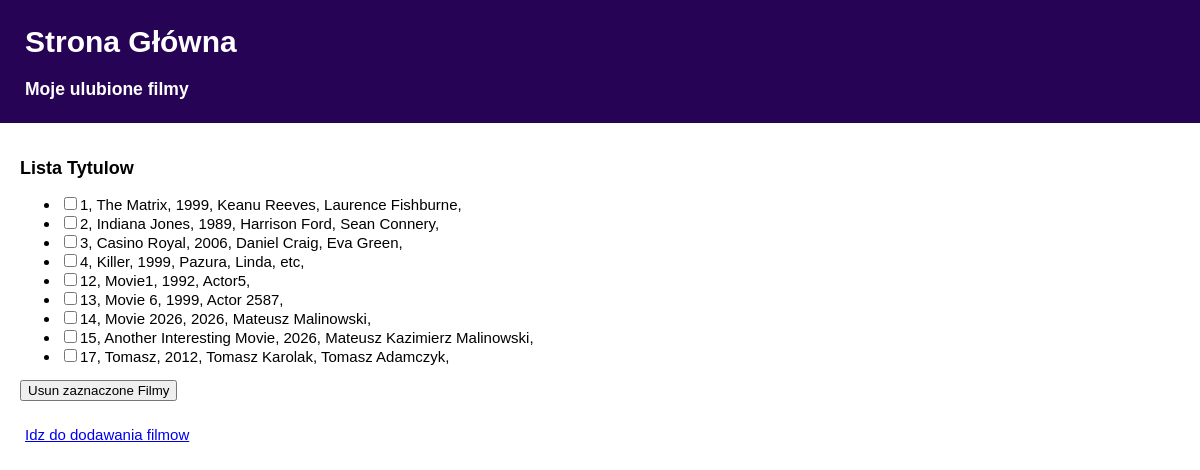
Before: / with the older database file.
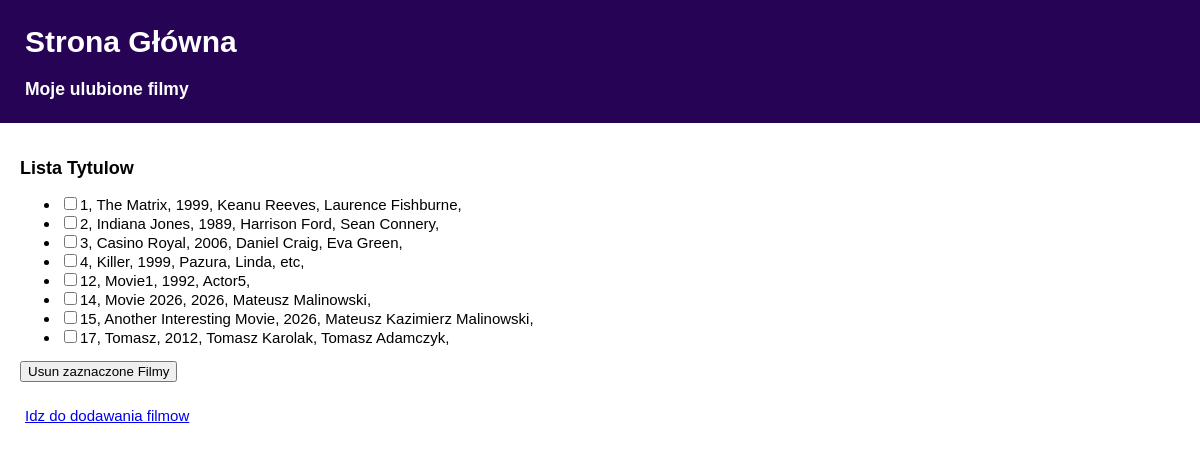
After: the same page with the newer database file.
### tables this page shows
CREATE TABLE "movies" (ID INTEGER PRIMARY KEY, title TEXT, year INTEGER, actors TEXT);

### src/flask_project.py (the view)
@app.route("/", methods=['GET'])
def home():
    if request.method == 'GET':
        db = sqlite3.connect('movies.db')
        cursor = db.cursor()
        cursor.execute('SELECT * FROM movies')
        return render_template('home.html', movies = cursor)

### src/templates/home.html (shortened to what this page needs)
<!DOCTYPE html>
<head>
</head>
<body>
    <header>
        <div class="container">
            <h1><b>Strona Główna</b></h1>
            <h3><b>Moje ulubione filmy</b></h3>
        </div>
    </header>
    <main>
    	<div class="container">
            <h2>Lista Tytulow</h2>
            <form method="POST" action="/deleteMovies">
            <ul name="superlista">
            {% for movie in movies %}
                <li><input type="checkbox" name="moviesToRemove" value={{ movie[0]}}>{{ movie[0] }}, {{ movie[1] }}, {{ movie[2] }}, {{ movie[3] }},</li>
            {% endfor %}
            </ul>
            <input type = "submit", value="Usun zaznaczone Filmy">
            </form>
        </div>
      </main>
    <footer>
        <div class="container">
          <a href='/addMovies'>Idz do dodawania filmow</a>
        </div>
    </footer>
</body>
</html>

Changed rows visible on the page:
removed movies: ID "13", title "Movie 6", year "1999", actors "Actor 2587"
